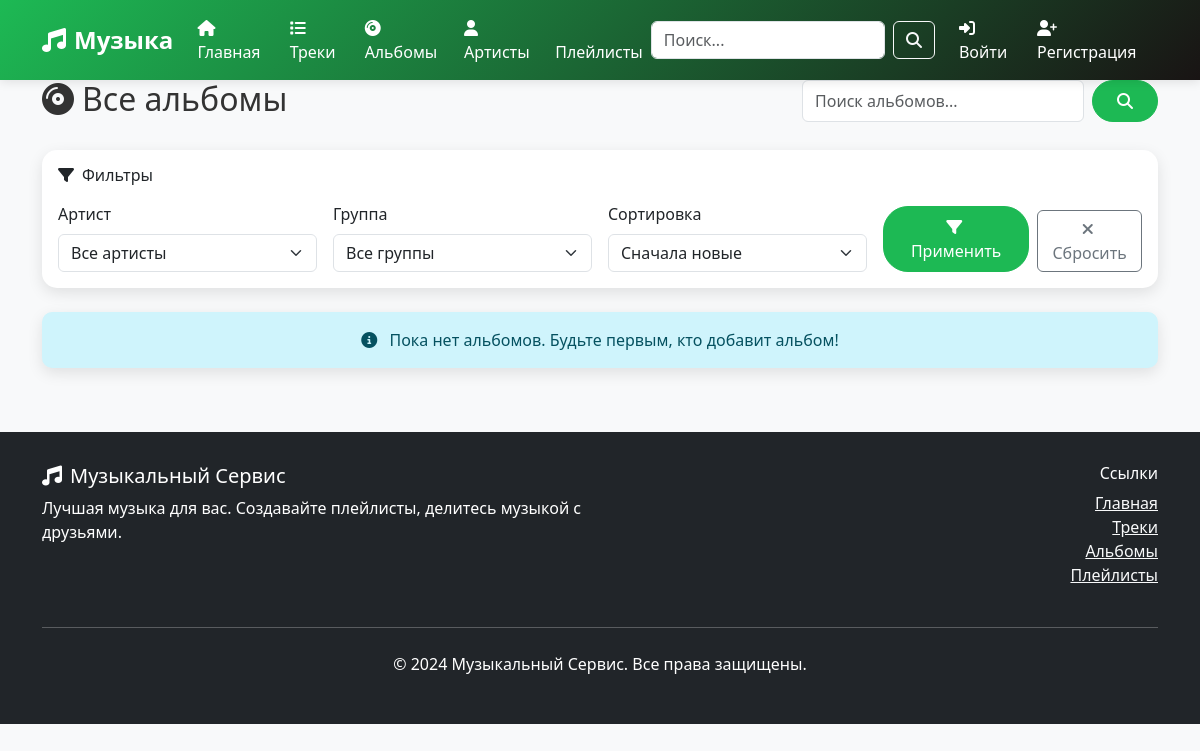
The page /albums/ on the database as committed earlier.
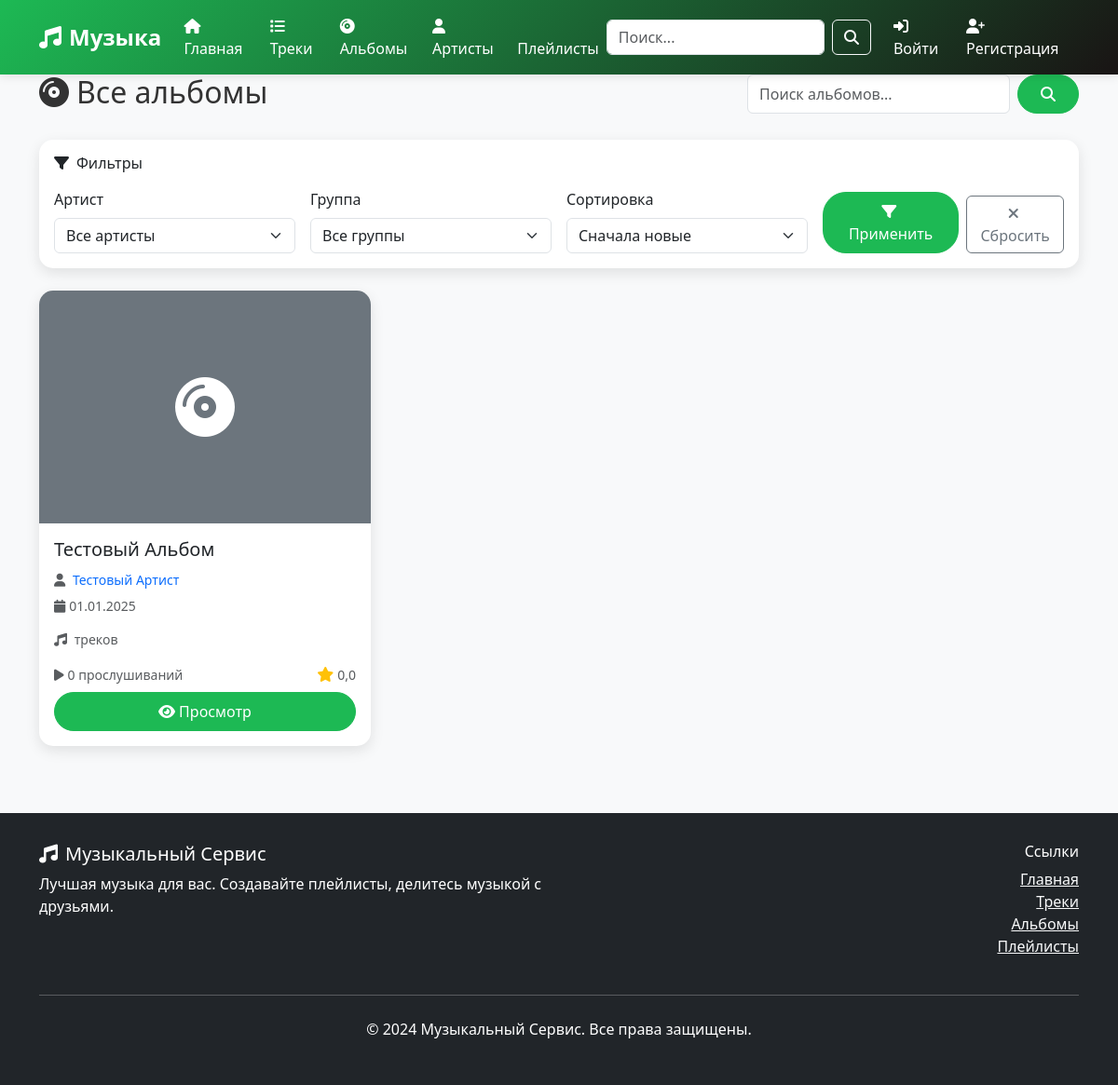
The same page on the database as committed later.
### music/models.py (models this page shows, shortened)
class Album(models.Model):
    id = models.UUIDField(primary_key=True, default=uuid.uuid4, editable=False)
    name = models.CharField(max_length=200, verbose_name='Название альбома')
    group = models.ForeignKey(Group, on_delete=models.CASCADE, null=True, blank=True, verbose_name='Группа')
    artist = models.ForeignKey(Artist, on_delete=models.CASCADE, null=True, blank=True, verbose_name='Артист')
    release_date = models.DateField(verbose_name='Дата выпуска')
    photo_url = models.URLField(max_length=500, null=True, blank=True, verbose_name='URL фото')
    play_count = models.PositiveIntegerField(default=0, verbose_name='Количество прослушиваний')
    class Meta:
        db_table = 'альбомы'
        verbose_name = 'Альбом'
        verbose_name_plural = 'Альбомы'

class Artist(models.Model):
    id = models.UUIDField(primary_key=True, default=uuid.uuid4, editable=False)
    name = models.CharField(max_length=200, verbose_name='Имя артиста')
    avatar_url = models.URLField(max_length=500, null=True, blank=True, verbose_name='URL аватара')
    biography = models.TextField(blank=True, verbose_name='Биография')
    class Meta:
        db_table = 'артисты'
        verbose_name = 'Артист'
        verbose_name_plural = 'Артисты'

### music/views.py (the view)
# urls.py: path('albums/', views.album_list, name='album_list'),
def album_list(request):
    albums = Album.objects.select_related('artist', 'group').order_by('-release_date')
    paginator = Paginator(albums, 12)
    page_number = request.GET.get('page')
    page_obj = paginator.get_page(page_number)
    context = {
        'albums': page_obj,
    }
    return render(request, 'music/album_list.html', context)

### music/templates/music/album_list.html (shortened to what the changed rows need)
{% extends 'music/base.html' %}
{% block content %}
<div class="container">
    <div class="row mb-4">
        <div class="col-md-8">
            <h1 class="h2">
                <i class="fas fa-compact-disc me-2"></i>Все альбомы
            </h1>
        </div>
    </div>
    <div class="row">
        {% for album in albums %}
            <div class="col-lg-4 col-md-6 mb-4">
                <div class="card h-100">
                    {% if album.photo_url %}
                        <img src="{{ album.photo_url }}" class="card-img-top" alt="{{ album.name }}" style="height: 250px; object-fit: cover;">
                    {% else %}
                        <div class="card-img-top bg-secondary d-flex align-items-center justify-content-center" style="height: 250px;">
                            <i class="fas fa-compact-disc fa-4x text-white"></i>
                        </div>
                    {% endif %}
                    <div class="card-body d-flex flex-column">
                        <h5 class="card-title">{{ album.name }}</h5>
                        <div class="mb-2">
                            {% if album.artist %}
                                <p class="card-text mb-1">
                                    <small class="text-muted">
                                        <i class="fas fa-user me-1"></i>
                                        <a href="{% url 'music:artist_detail' album.artist.pk %}" class="text-decoration-none">
                                            {{ album.artist.name }}
                                        </a>
                                    </small>
                                </p>
                            {% endif %}
                            {% if album.release_date %}
                                <p class="card-text mb-1">
                                    <small class="text-muted">
                                        <i class="fas fa-calendar me-1"></i>{{ album.release_date|date:"d.m.Y" }}
                                    </small>
                                </p>
                            {% endif %}
                        </div>
                        <div class="mb-3">
                            <p class="card-text">
                                <small class="text-muted">
                                    <i class="fas fa-music me-1"></i>{{ album.tracks.count }} треков
                                </small>
                            </p>
                        </div>
                        <div class="mt-auto">
                            <div class="d-flex justify-content-between align-items-center mb-2">
                                <small class="text-muted">
                                    <i class="fas fa-play me-1"></i>{{ album.play_count|default:0 }} прослушиваний
                                </small>
                                <div class="d-flex align-items-center">
                                    <i class="fas fa-star text-warning me-1"></i>
                                    <small class="text-muted">{{ album.average_rating|default:"0.0"|floatformat:1 }}</small>
                                </div>
                            </div>
                            <div class="d-flex gap-2">
                                <a href="{% url 'music:album_detail' album.pk %}" class="btn btn-primary flex-fill">
                                    <i class="fas fa-eye me-1"></i>Просмотр
                                </a>
                            </div>
                        </div>
                    </div>
                </div>
            </div>
        {% empty %}
            <div class="col-12 text-center">
                <div class="alert alert-info">
                    <i class="fas fa-info-circle me-2"></i>
                    {% if request.GET.q or request.GET.artist or request.GET.group %}
                        По вашему запросу ничего не найдено. Попробуйте изменить параметры поиска.
                    {% else %}
                        Пока нет альбомов. Будьте первым, кто добавит альбом!
                    {% endif %}
                </div>
            </div>
        {% endfor %}
    </div>
</div>
{% endblock %}

Rows that differ between the two databases and show on the page:
added Album: name "Тестовый Альбом", artist.name "Тестовый Артист", release_date "01.01.2025", play_count "0", average_rating "0,0"
Other text that changed with them:
text no longer shown: "Пока нет альбомов. Будьте первым, кто добавит альбом!"
